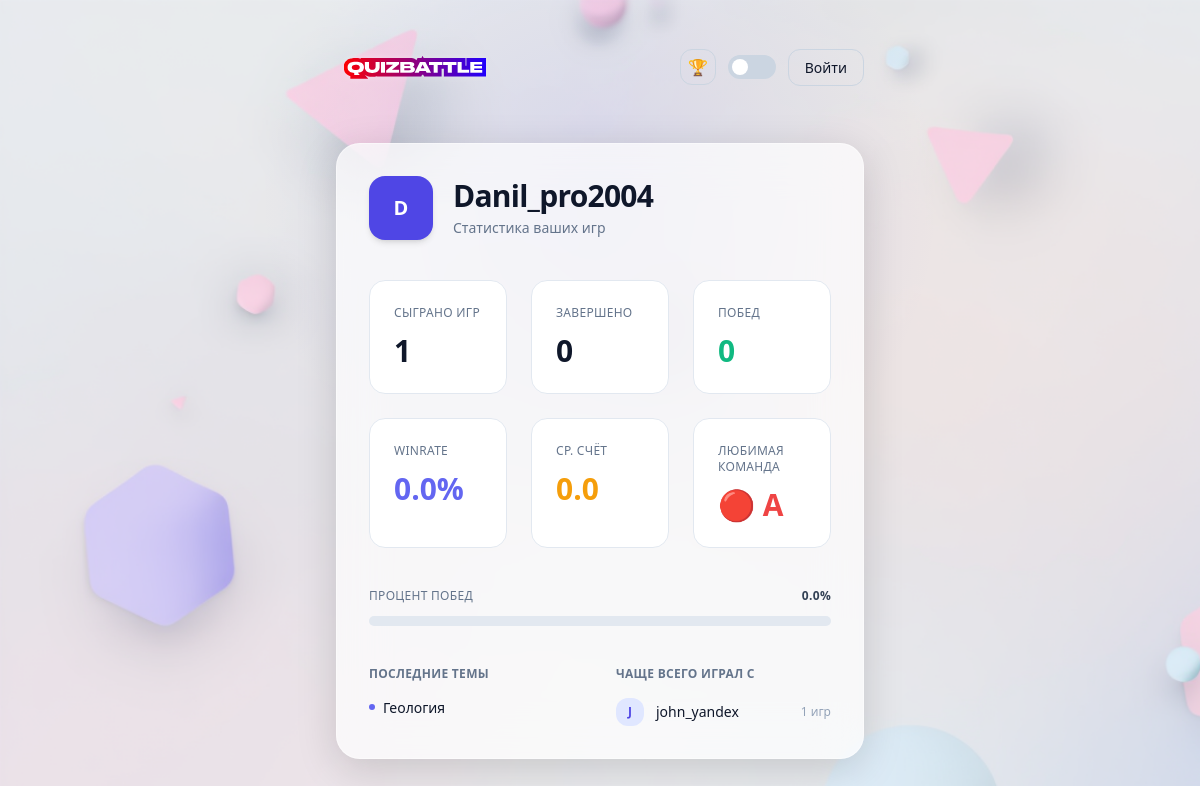
Screenshot of /profile (signed in) with the database file from the repository.
### app/models.py (models this page shows)
class User(Base):
    __tablename__ = "users"
    id: Mapped[int] = mapped_column(Integer, primary_key=True, index=True)
    username: Mapped[str] = mapped_column(String(50), unique=True, index=True)
    password_hash: Mapped[str] = mapped_column(String(255))
    created_at: Mapped[datetime] = mapped_column(DateTime, default=datetime.utcnow)

class Game(Base):
    __tablename__ = "games"
    id: Mapped[int] = mapped_column(Integer, primary_key=True, index=True)
    pin: Mapped[str] = mapped_column(String(6), unique=True, index=True)
    topic: Mapped[str] = mapped_column(String(255))
    questions_per_team: Mapped[int] = mapped_column(Integer)
    status: Mapped[str] = mapped_column(String(32), default="waiting")
    current_team: Mapped[str | None] = mapped_column(String(1), nullable=True)
    current_index_a: Mapped[int] = mapped_column(Integer, default=0)
    current_index_b: Mapped[int] = mapped_column(Integer, default=0)
    score_a: Mapped[int] = mapped_column(Integer, default=0)
    score_b: Mapped[int] = mapped_column(Integer, default=0)
    created_at: Mapped[datetime] = mapped_column(DateTime, default=datetime.utcnow)
    difficulty: Mapped[str] = mapped_column(String(16), default="medium")
    phase: Mapped[str] = mapped_column(String(32), default="gathering")
    question_started_at: Mapped[datetime | None] = mapped_column(DateTime, nullable=True)
    players: Mapped[list["Player"]] = relationship(
        back_populates="game", cascade="all, delete-orphan"
    )
    questions: Mapped[list["Question"]] = relationship(
        back_populates="game", cascade="all, delete-orphan"
    )

class Player(Base):
    __tablename__ = "players"
    id: Mapped[int] = mapped_column(Integer, primary_key=True, index=True)
    game_id: Mapped[int] = mapped_column(
        ForeignKey("games.id", ondelete="CASCADE"), index=True
    )
    user_id: Mapped[int | None] = mapped_column(
        ForeignKey("users.id", ondelete="SET NULL"), nullable=True, index=True
    )
    name: Mapped[str] = mapped_column(String(80))
    team: Mapped[str | None] = mapped_column(String(1), nullable=True)
    is_host: Mapped[bool] = mapped_column(Boolean, default=False)
    is_captain: Mapped[bool] = mapped_column(Boolean, default=False)
    active: Mapped[bool] = mapped_column(Boolean, default=True)
    joined_at: Mapped[datetime] = mapped_column(DateTime, default=datetime.utcnow)
    game: Mapped[Game] = relationship(back_populates="players")

### app/routers.py (the view)
@router.get("/profile", response_class=HTMLResponse)
def profile_page(
    request: Request,
    current_user: User = Depends(get_current_user),
    db: Session = Depends(get_db),
):
    stats = game_service.get_user_stats(
        db,
        user_id=current_user.id,
        username=current_user.username
    )
    return templates.TemplateResponse(
        "profile.html",
        {
            "request": request,
            "user": current_user,
            "stats": stats
        }
    )

### app/templates/profile.html (shortened to what this page needs)
{% extends 'base.html' %}
{% block card %}
<div class="space-y-10">
  {% if not user %}
  <div class="flex flex-col items-center gap-4 py-16 text-center">
    <div class="w-16 h-16 rounded-full bg-slate-200 dark:bg-slate-800 flex items-center justify-center">
      <svg xmlns="http://www.w3.org/2000/svg"
           class="w-8 h-8 text-slate-400"
           fill="none"
           viewBox="0 0 24 24"
           stroke="currentColor"
           stroke-width="1.5">
        <path stroke-linecap="round"
              stroke-linejoin="round"
              d="M15.75 6a3.75 3.75 0 11-7.5 0 3.75 3.75 0 017.5 0zM4.501 20.118a7.5 7.5 0 0114.998 0A17.933 17.933 0 0112 21.75c-2.676 0-5.216-.584-7.499-1.632z" />
      </svg>
    </div>
    <p class="text-slate-500 dark:text-slate-400 text-sm">
      Войдите в аккаунт, чтобы увидеть профиль
    </p>
    <a href="/login"
       class="px-6 py-2.5 rounded-xl font-semibold bg-indigo-600 text-white hover:bg-indigo-500 transition">
      Войти
    </a>
  </div>
  {% else %}
  {% set s = stats %}
  {% set wr = (s.wins / s.games_played * 100) | round(1) if s and s.games_played > 0 else 0 %}
  <div class="flex items-center gap-5">
    <div class="w-16 h-16 rounded-2xl bg-indigo-600 flex items-center justify-center
                text-white text-xl font-bold shadow-md">
      {{ user.username[0].upper() }}
    </div>
    <div>
      <h1 class="text-3xl font-bold tracking-tight">
        {{ user.username }}
      </h1>
      <p class="text-sm text-slate-500 dark:text-slate-400 mt-1">
        Статистика ваших игр
      </p>
    </div>
  </div>
  {% if s %}
  <div class="grid grid-cols-2 sm:grid-cols-3 gap-6">
    {% macro stat(title, value, color="") %}
    <div class="p-6 rounded-2xl bg-white dark:bg-slate-900 border border-slate-200 dark:border-slate-800">
      <p class="text-xs uppercase tracking-wide text-slate-500 dark:text-slate-400 mb-3">
        {{ title }}
      </p>
      <p class="text-3xl font-semibold {{ color }}">
        {{ value }}
      </p>
    </div>
    {% endmacro %}
    {{ stat("Сыграно игр", s.games_played) }}
    {{ stat("Завершено", s.games_finished) }}
    {{ stat("Побед", s.wins, "text-emerald-500") }}
    {{ stat("Winrate", wr ~ "%", "text-indigo-500") }}
    {{ stat("Ср. счёт", s.average_team_score, "text-amber-500") }}
    {{ stat("Любимая команда", "🔴 A" if s.favorite_team == "A" else "🔵 B" if s.favorite_team == "B" else "—", "text-red-500" if s.favorite_team == "A" else "text-blue-500" if s.favorite_team == "B" else "") }}
  </div>
  <div class="space-y-3">
    <div class="flex justify-between text-xs uppercase tracking-wide text-slate-500 dark:text-slate-400">
      <span>Процент побед</span>
      <span class="font-semibold text-slate-700 dark:text-slate-200">{{ wr }}%</span>
    </div>
    <div class="h-2.5 w-full rounded-full bg-slate-200 dark:bg-slate-800 overflow-hidden">
    </div>
  </div>
  <div class="grid grid-cols-1 sm:grid-cols-2 gap-8">
    <div class="space-y-4">
      <h3 class="text-xs font-semibold uppercase tracking-wide text-slate-500 dark:text-slate-400">
        Последние темы
      </h3>
      <ul class="space-y-2 text-sm">
        {% if s.recent_topics %}
          {% for topic in s.recent_topics %}
            <li class="flex items-start gap-2">
              <span class="mt-1.5 w-1.5 h-1.5 rounded-full bg-indigo-500"></span>
              <span>{{ topic }}</span>
            </li>
          {% endfor %}
        {% else %}
          <li class="text-slate-400 dark:text-slate-500">
            Пока нет сыгранных игр
          </li>
        {% endif %}
      </ul>
    </div>
    <div class="space-y-4">
      <h3 class="text-xs font-semibold uppercase tracking-wide text-slate-500 dark:text-slate-400">
        Чаще всего играл с
      </h3>
      <ul class="space-y-3 text-sm">
        {% if s.frequent_teammates %}
          {% for mate in s.frequent_teammates %}
            <li class="flex items-center justify-between">
              <div class="flex items-center gap-3">
                <div class="w-7 h-7 rounded-xl bg-indigo-100 dark:bg-indigo-900/40
                            flex items-center justify-center
                            text-indigo-600 dark:text-indigo-400
                            text-xs font-semibold">
                  {{ mate.name[0].upper() }}
                </div>
                <span>{{ mate.name }}</span>
              </div>
              <span class="text-xs text-slate-400 dark:text-slate-500">
                {{ mate.games_together }} игр
              </span>
            </li>
          {% endfor %}
        {% else %}
          <li class="text-slate-400 dark:text-slate-500">
            Пока недостаточно данных
          </li>
        {% endif %}
      </ul>
    </div>
  </div>
  {% else %}
    <p class="text-center text-sm text-slate-400 dark:text-slate-500 py-10">
      Статистика пока недоступна
    </p>
  {% endif %}
  {% endif %}
</div>
{% endblock %}

### app/templates/base.html (style rules this page uses)
html, body { overflow-x: hidden; max-width: 100%; }

### rows the page displays
User: username "D", username "Danil_pro2004"
Game: topic "Геология"
Player: name "J", name "john_yandex", games_together "1"

### other values shown
{{ title }} "СЫГРАНО ИГР ЗАВЕРШЕНО ПОБЕД WINRATE СР. СЧЁТ ЛЮБИМАЯ КОМАНДА"
{{ value }} "1 0 0 0.0% 0.0 🔴 A"
{{ wr }} "0.0"
